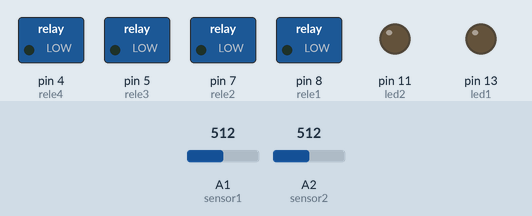
Recording of a sketch running on a simulated Arduino Uno, built with avr-gcc and run on an emulated ATmega328P. On the bench: switched loads named in the sketch (green lamp = pin HIGH), output pins drawn as LEDs (lit = HIGH). The test bench sets the inputs (shaded band); at power-on: A1 (sensor1) = 512, A2 (sensor2) = 512.

Above: at 1.2 s.
1.3 s: A1 (sensor1) set to 43
2.8 s: A1 (sensor1) set to 37
At 3.4 s:
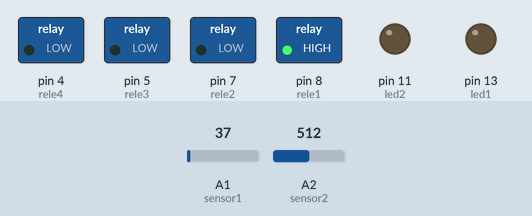
4.3 s: A2 (sensor2) set to 45
5.8 s: A2 (sensor2) set to 37
At 6.9 s:
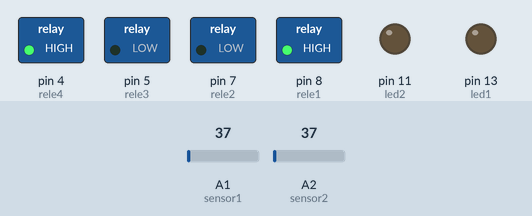
7.3 s: A1 (sensor1) set to 122
At 8.0 s:
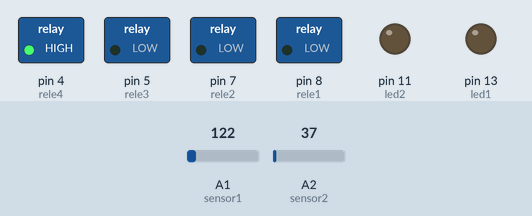
8.8 s: A1 (sensor1) set to 30
At 9.2 s:
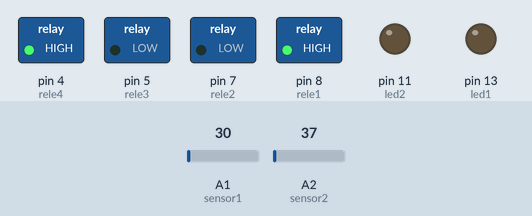
Timing chart, 0 to 11.3 s (numbered marks = the images above; inputs shaded):
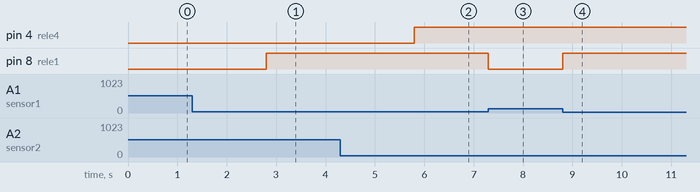

The sketch:

Programa.ino
```cpp
#define rele1 8
#define rele2 7
#define rele3 5
#define rele4 4

#define ch1 3
#define ch2 9

#define led1 13
#define led2 11

#define sensor1 1
#define sensor2 2

#define limiar 40

void setup() {
  Serial.begin(9600);

  pinMode(rele1, OUTPUT);
  pinMode(rele2, OUTPUT);
  pinMode(rele3, OUTPUT);
  pinMode(rele4, OUTPUT);

  pinMode(led1, OUTPUT);
  pinMode(led2, OUTPUT);

  pinMode(ch1, INPUT);
  pinMode(ch2, INPUT);

  digitalWrite(rele1, LOW);
  digitalWrite(rele2, LOW);
  digitalWrite(rele3, LOW);
  digitalWrite(rele4, LOW);

}

void loop() {

  if (ler_sensores(1) == 0 && ler_sensores(2) == 0) {
    frente();
  }

  if (ler_sensores(1) == 1 && ler_sensores(2) == 0) {
    esquerda();
  }

  if (ler_sensores(1) == 0 && ler_sensores(2) == 1) {
    direita();
  }

  if (ler_sensores(1) == 1 && ler_sensores(2) == 1) {
    para();
  }


}

bool ler_sensores(int sensor) {
  int sensor_lido = 0;
  switch (sensor) {
    case 1:
      sensor_lido = analogRead(sensor1);
      break;

    case 2:
      sensor_lido = analogRead(sensor2);
      break;
  }

  if (sensor_lido > limiar) {
    return 1;
  } else {
    return 0;
  }
}

void gira_direita() {
  digitalWrite(rele1, HIGH);//MOTOR DA ESQUERDA IR PARA FRENTE
  digitalWrite(rele2, LOW);

  digitalWrite(rele3, HIGH);//MOTOR DIREITA IR PARA TRÁS
  digitalWrite(rele4, LOW);
}
void gira_esquerda() {
  digitalWrite(rele1, LOW);//MOTOR DA ESQUERDA IR PARA FRENTE
  digitalWrite(rele2, HIGH);

  digitalWrite(rele3, LOW);//MOTOR DIREITA IR PARA TRÁS
  digitalWrite(rele4, HIGH);
}


void direita() {
  digitalWrite(rele1, HIGH);//MOTOR DA ESQUERDA IR PARA FRENTE
  digitalWrite(rele2, LOW);

  digitalWrite(rele3, LOW);//MOTOR DIREITA IR PARA TRÁS
  digitalWrite(rele4, LOW);
}

void esquerda() {
  digitalWrite(rele1, LOW);//MOTOR DA ESQUERDA IR PARA FRENTE
  digitalWrite(rele2, LOW);

  digitalWrite(rele3, LOW);//MOTOR DIREITA IR PARA TRÁS
  digitalWrite(rele4, HIGH);
}

void frente() {
  digitalWrite(rele1, HIGH);//MOTOR DA ESQUERDA IR PARA FRENTE
  digitalWrite(rele2, LOW);

  digitalWrite(rele3, LOW);//MOTOR DIREITA IR PARA FRENTE
  digitalWrite(rele4, HIGH);
}

void tras() {
  digitalWrite(rele1, LOW);//MOTOR DA ESQUERDA IR PARA FRENTE
  digitalWrite(rele2, HIGH);

  digitalWrite(rele3, HIGH);//MOTOR DIREITA IR PARA FRENTE
  digitalWrite(rele4, LOW);
}

void para() {
  digitalWrite(rele1, LOW);//MOTOR DA ESQUERDA IR PARA FRENTE
  digitalWrite(rele2, LOW);

  digitalWrite(rele3, LOW);//MOTOR DIREITA IR PARA FRENTE
  digitalWrite(rele4, LOW);
}
```

Measured:
- the behaviour switches between 41 and 40 on A1 (sensor1) (found by bisection; images 0 and 1)
- the behaviour switches between 41 and 40 on A2 (sensor2) (found by bisection; images 1 and 2)
- after the input at 1.3 s, every drawn part: stays the same
- after the input at 2.8 s, pin 8 (rele1): LOW → HIGH at once
- after the input at 4.3 s, every drawn part: stays the same
- after the input at 5.8 s, pin 4 (rele4): LOW → HIGH at once
- after the input at 7.3 s, pin 8 (rele1): HIGH → LOW at once
- after the input at 8.8 s, pin 8 (rele1): LOW → HIGH at once
